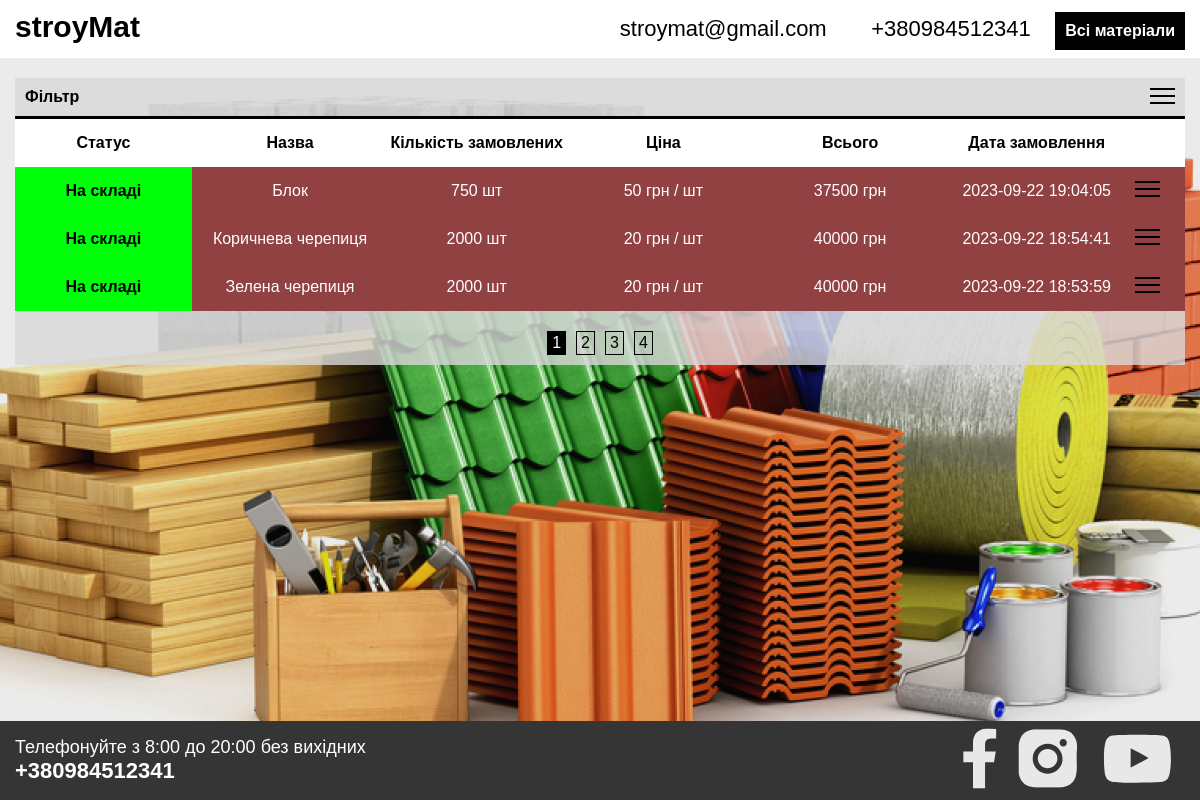
The page /agreement.php on the database its author committed.
### tables this page shows
CREATE TABLE `material` (
  `id` int NOT NULL,
  `name` varchar(255) NOT NULL,
  `description` text NOT NULL,
  `img` varchar(255) NOT NULL,
  `unitId` int NOT NULL,
  `price_per_unit` int NOT NULL,
  `expiration_date` varchar(255) DEFAULT 'Немає',
  `countryId` int NOT NULL,
  `brandId` int NOT NULL,
  `size` varchar(255) DEFAULT 'Немає',
  `supplierId` int NOT NULL,
  `typeId` int NOT NULL,
  `countPostman` int NOT NULL,
  `statusPostman` int NOT NULL,
  `datePostman` datetime NOT NULL DEFAULT CURRENT_TIMESTAMP,
  `warehousePostman` int NOT NULL
);

CREATE TABLE `units` (
  `id` int NOT NULL,
  `name` varchar(255) NOT NULL
);

### vender/getAllMeterialAg.php (called while the page is built, shortened)
<?
include 'connect.php';
$LIMITBlock = 3;
$sql = "SELECT `material`.*, `units`.`name` as `unit`,`country`.`country` as `country`, `supplier`.`name_company` as `name_postman`, `brand`.`brand` as `brand`, `type`.`name` as `type`,`status`.`name` as `status`,`warehouse_material`.*,`material`.`id` as `materialId`,`warehouse`.`address` as `address`,`warehouse_material`.`id` as `wrhId`, `warehouse_material`.`count` as `countWM`
FROM `material`
 INNER JOIN `units` ON `material`.`unitId` = `units`.`id`
 INNER JOIN `brand` on `material`.`brandId` = `brand`.`id`
 INNER JOIN `type` on `material`.`typeId` = `type`.`id`
 INNER JOIN `supplier` on `material`.`supplierId` = `supplier`.`id`
 INNER JOIN `country` on `material`.`countryId` = `country`.`id`
 INNER JOIN `status` on `material`.`statusPostman` = `status`.`id`
  INNER JOIN `warehouse` on `material`.`warehousePostman` = `warehouse`.`id`
 LEFT  JOIN `warehouse_material` on `warehouse_material`.`materialId` = `material`.`id`
 WHERE 1";
if (!empty($sort)) {
    if ($sort == 'news') {
        $sql .= ' ORDER BY `warehouse_material`.`appearance_date` ';
    }
    if ($sort == 'cheap') {
        $sql .= ' ORDER BY `warehouse_material`.`price_per_units` ';
    }
    if ($sort == 'expensive') {
        $sql .= ' ORDER BY `warehouse_material`.`price_per_units` DESC ';
    }
} else {
    $sql .= ' ORDER BY `material`.`id` DESC ';
}
$sqls = $sql;
if (!empty($LIMITBlock)) {
    $sql .= " LIMIT " . $LIMITBlock;
} else {
    $sql .= " LIMIT 5";
}
$page = $_GET['page'];
if (empty($page) or $page == 1) {
    $sql .= " OFFSET 0";
} else {
    $sql .= " OFFSET " . $LIMITBlock * ($page - 1);
}
$mm = $pdo->query($sqls);
$countff = $mm->rowCount();
$allMaterial = $pdo->query($sql);
$pageCount = $countff / $LIMITBlock;

### agreement.php (the view, shortened to what this page needs)
<?
include 'head.php'; ?>
<body>
	<div class="wrapper admin-menu">
		<?
		include 'header.php';
		include 'vender/getAllMeterialAg.php';
		?>
		<div class="background-main">
			<div class="container">
				<div class="agreement">
					<div class="agreement__filter">
						<div class="warehouse__header warehouse__item">
							Фільтр
							<div class="warehouse__close ">
								<span></span>
								<span></span>
								<span></span>
							</div>
						</div>
						<form method="GET" class="warehouse__setting warehouse__setting-close">
							<div class="warehouse__group">
							</div>
							<div class="warehouse__group">
							</div>
						</form>
					</div>
					<div class="agreement__row">
						<div class="agreement__item agreement__item-title">
							<div class="agreement__status">Статус</div>
							<div class="agreement__name">Назва</div>
							<div class="agreement__count">Кількість замовлених</div>
							<div class="agreement__price">Ціна</div>
							<div class="agreement__fullPrice">Всього</div>
							<div class="agreement__date">Дата замовлення</div>
						</div>
						<? while ($material = $allMaterial->fetch()) { ?>
							<div class="agreement__block">
								<div class="agreement__item">
									<? if ($material['statusPostman'] == 2) { ?>
										<div class="agreement__status agreement__status-agreement">
											Замовлений
										</div>
									<? } else { ?>
										<div class="agreement__status agreement__status-have">
											На складі
										</div>
									<? } ?>
									<div class="agreement__name"><?= $material['name'] ?></div>
									<div class="agreement__count"><?= $material['countPostman'] ?> <?= $material['unit'] ?></div>
									<div class="agreement__price"><?= $material['price_per_unit'] ?> грн / <?= $material['unit'] ?></div>
									<div class="agreement__fullPrice"> <?= $material['price_per_unit'] * $material['countPostman'] ?> грн </div>
									<div class="agreement__date"><?= $material['datePostman'] ?></div>
									<div class="agreement__close1">
										<div class="agreement__close">
											<span></span>
											<span></span>
											<span></span>
										</div>
									</div>
								</div>
							</div>
						<? } ?>
					</div>
				</div>
				<div class="pagination">
					<?php
					$currentUrl = $_SERVER['REQUEST_URI'];
					$urlComponents = parse_url($currentUrl);
					$query = '';
					for ($ii = 1; $ii < $pageCount + 1; $ii++) {
						if (!$page) $page = 1;
						$pageUrl = $urlComponents['path'] . '?page=' . $ii . $query;
					?>
						<a href="<?= $pageUrl ?>" class=" <?= $page == $ii ? 'pagination__a-active' : ""; ?>">
							<?= $ii ?>
						</a>
					<?php } ?>
				</div>
			</div>
		</div>
		<?
		include 'footer.php';
		?>
	</div>
</body>
</html>

### css/style.css (style rules this page uses)
* { padding: 0px; margin: 0px; border: none; box-sizing: content-box; }
*, *::before, *::after { box-sizing: border-box; }
a, a:link, a:visited { text-decoration: none; }
body { height: 100%; font-family: sans-serif; }
.container { max-width: 1250px; padding: 0px 15px; margin: auto; }
.wrapper { min-height: 100vh; display: flex; flex-direction: column; }
.background-main { background-image: url("../img/backgroundMain.jpg"); background-repeat: no-repeat; background-size: cover; background-position: 50% 50%; min-height: 100vh; }
.warehouse__header { padding: 2px 5px; align-items: center; align-self: center; }
.warehouse__header { padding: 10px; font-weight: bold; display: inline-flex; width: 100%; }
.warehouse__group { padding: 10px 5px; border-bottom: 1px solid black; }
.warehouse__item { display: inline-block; position: relative; }
.warehouse__close { cursor: pointer; display: block; position: absolute; top: 5px; right: 10px; height: 25px; width: 25px; }
.warehouse__close span { right: 10px; display: block; width: 100%; height: 2px; background-color: black; margin: 5px 0; transition: transform 0.3s, background 0.3s; }
.warehouse__setting { overflow: hidden; max-height: 600px; height: 500px; transition: 0.3s height; }
.warehouse__setting-close { height: 0px; }
.pagination { background-color: #d9d9d9cd; display: flex; justify-content: center; padding-bottom: 10px; }
.pagination a { padding: 2px 4px; border: 1px solid black; color: black; margin: 0 5px; transition: 0.3s color, 0.3s background; }
.pagination a.pagination__a-active { color: white; background-color: black; }
.admin-menu { min-height: 100vh; }
.admin-menu .background-main { flex: 1; min-height: auto; }
.agreement { background-color: #d9d9d9d6; margin-top: 20px; padding-bottom: 20px; }
.agreement__filter .warehouse__setting { display: flex; flex-wrap: wrap; max-height: 350px; border-bottom: 1px solid black; }
.agreement__filter .warehouse__item { border-bottom: 2px solid black; }
.agreement__filter .warehouse__group:nth-child(2n) { border-left: 2px solid black; }
.agreement__filter .warehouse__group { flex-basis: 50%; height: auto; display: flex; flex-direction: column; justify-content: space-around; }
.agreement__close { cursor: pointer; display: block; top: 5px; right: 10px; height: 25px; width: 25px; }
.agreement__close span { right: 10px; display: block; width: 100%; height: 2px; background-color: black; margin: 5px 0; transition: transform 0.3s, background 0.3s; }
.agreement__row { display: flex; flex-direction: column; }
.agreement__item { background: #914141; display: flex; justify-content: space-around; text-align: center; align-items: center; color: white; transition: 0.3s all; }
.agreement__status, .agreement__name, .agreement__count, .agreement__price, .agreement__fullPrice, .agreement__date { flex: 1; margin-right: 10px; }
.agreement__item-title { color: black; font-weight: bold; background-color: white; }
.agreement__status { font-weight: bold; padding: 15px 0px; color: black; }
.agreement__status-have { background-color: #00ff0a; }
.agreement__item { cursor: pointer; }
.agreement__close1 { flex-basis: 50px; position: relative; }
.agreement__item-title { cursor: inherit; }

### rows shown on the page
material: shows "На складі", name "Блок", countPostman "750", unitId.name "шт", price_per_unit "50", $material['price_per_unit'] * $material['countPostman'] "37500", datePostman "2023-09-22 19:04:05"
material: shows "На складі", name "Коричнева черепиця", countPostman "2000", unitId.name "шт", price_per_unit "20", $material['price_per_unit'] * $material['countPostman'] "40000", datePostman "2023-09-22 18:54:41"
material: shows "На складі", name "Зелена черепиця", countPostman "2000", unitId.name "шт", price_per_unit "20", $material['price_per_unit'] * $material['countPostman'] "40000", datePostman "2023-09-22 18:53:59"
